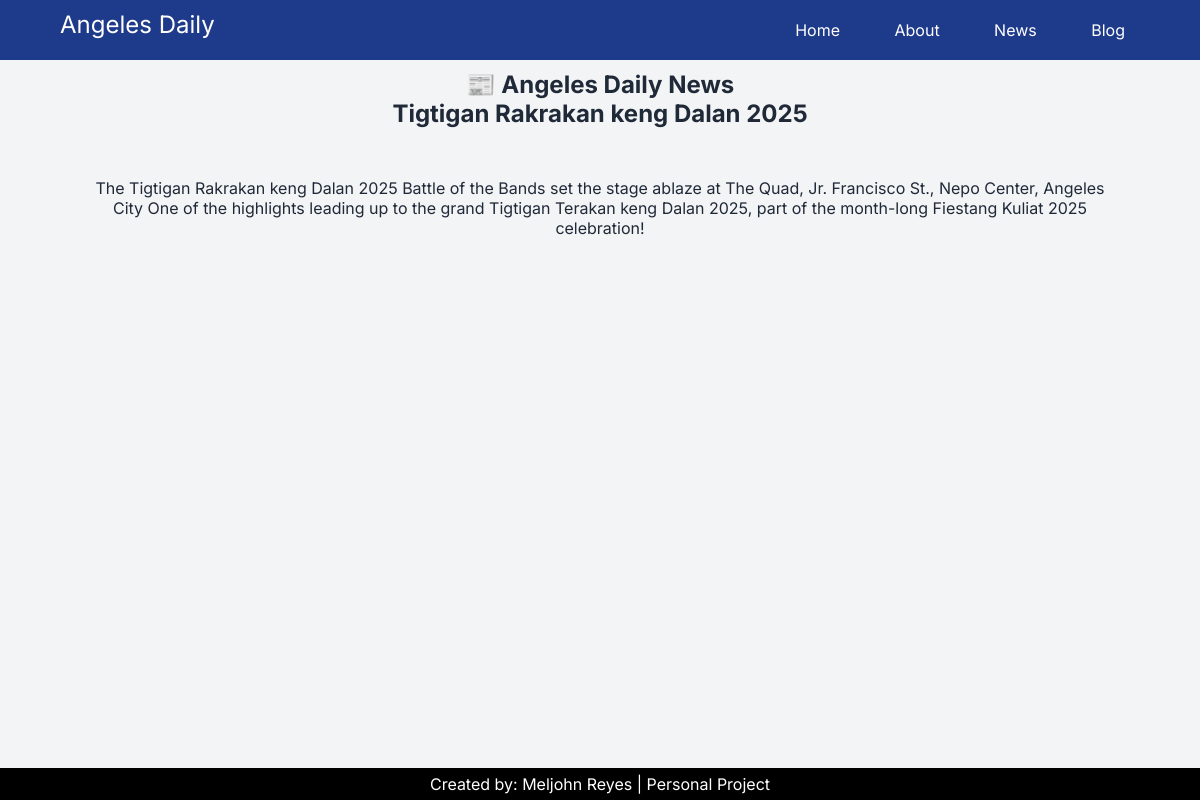
/articles/1/, run on the app's committed database.
### newsapp/models.py (models this page shows, shortened)
class Articles (models.Model):
    article_title = models.CharField (max_length=100)
    article_image = models.ImageField (upload_to="my_images", blank=True, null=True)
    article_story = models.CharField (max_length=300)
    created_at =  models.DateTimeField (auto_now_add=True)

### newsapp/views.py (the view)
def Articles_detail(request, pk):
    articles = get_object_or_404 (Articles, pk=pk)
    context = {
        'articles': articles
    }
    return render (request, "Articles_details.html", context)

### templates/Articles_details.html (shortened to what this page needs)
{% extends 'base.html' %}
{% block content%}
    <div class="news-container-within">
        <h1>📰 Angeles Daily News</h1>
        <div class="news-grid">
            <div class="news-card">
                <h2>{{ articles.article_title }}</h2>
                <p>{{ articles.article_story }}</p>
            </div>
        </div>
    </div>
    {% endblock %}

### static/angeles_news/css/style.css (style rules this page uses)
* { margin: 0; padding: 0; box-sizing: border-box; }
:root { --primary: #1e3a8a; --accent: #7F9DB1; --neutral: #f3f4f6; }
body { font-family: 'Inter', sans-serif; background-color: var(--neutral); color: #1f2937; margin: 0; padding: 0; }
.news-container-within { text-align: center; margin: 0 auto; padding: 0 20px; overflow: hidden; }

### data on the page
Articles: article_title "Tigtigan Rakrakan keng Dalan 2025", article_story "The Tigtigan Rakrakan keng Dalan 2025 Battle of the Bands set the stage ablaze at The Quad, Jr. Francisco St., Nepo Center, Angeles City One of the highlights leading up to the grand Tigtigan Terakan keng Dalan 2025, part of the month-long Fiestang Kuliat 2025 celebration!"
